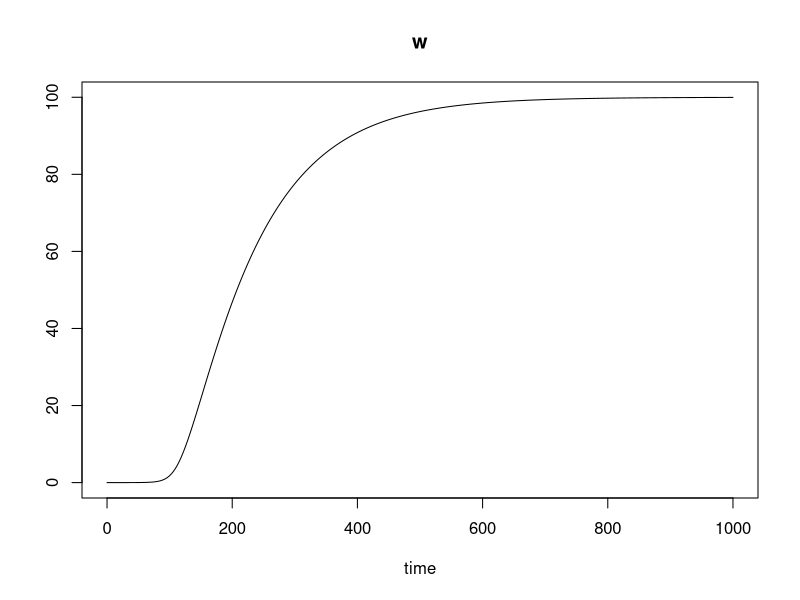
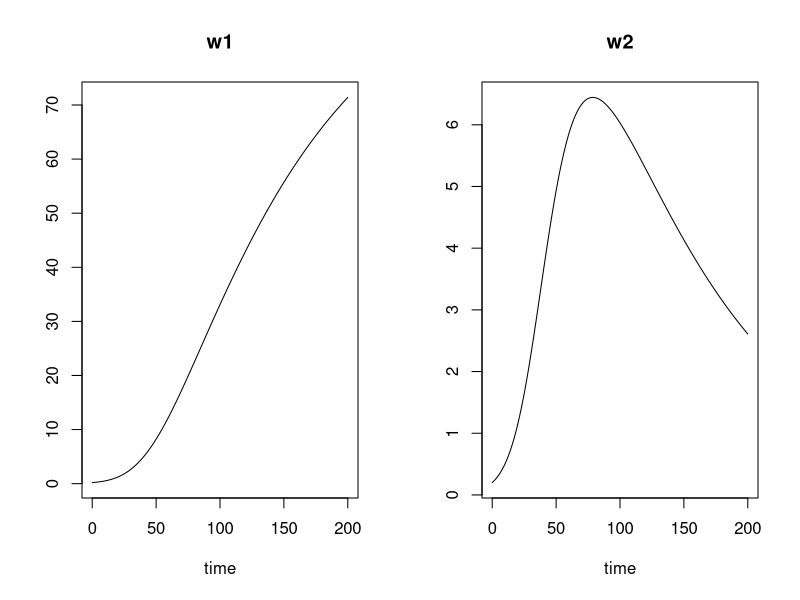

Write R code to recreate these figures, in order. (Note: this script raises an error after producing the figures.)
library(deSolve)

#test model
parameters <- c(a = -8/3, b = -10, c = 28)
state <- c(X = 1, Y = 1, Z = 1)
times <- seq(0, 100, by = 0.01)

Lorenz <- function(t, state, parameters){
	with(as.list(c(state, parameters)),{
		# rate of change
		dX <- a*X + Y*Z
		dY <- b* (Y - Z)
		dZ <- -X*Y + c*Y - Z

		#return rate of change
		list(c(dX, dY, dZ))
	})
}

out <- ode(y = state, times = times, func = Lorenz, parms = parameters)
head(out)




#test model
parameters <- c(k = 0.11, m = 0.01, g = 0.1, n = 1)
state <- c(w = 0.0001)
times <- seq(0, 1000, by = 0.01)
growth <- function(t, state, parameters){
	with(as.list(c(state, parameters)),{
		# rate of change
		dw <- ((k*w/(1 + g*w^n))) - m*w

		#return rate of change
		list(c(dw))
	})
}
out <- ode(y = state, times = times, func = growth, parms = parameters)

head(out)
plot(out)


# two plant growth model

parameters <- c(k = 0.11, m = 0.01, g = 0.1, n = 1, C = 0.99, q = 2)
state <- c(w1 = 0.20, w2 = 0.2)
times <- seq(0, 200, by = 0.1)
growth2 <- function(t, state, parameters){
	with(as.list(c(state, parameters)),{
		# rate of change
		dw1 <- (w1^q/(w1^q + C*w2^q))*(k*(w1+w2)/(1 + g*(w1+w2)^n)) - m*w1
		dw2 <- (C*(w2^q/(w1^q + C*w2^q)))*(k*(w1+w2)/(1 + g*(w1+w2)^n)) - m*w2

		#return rate of change
		list(c(dw1, dw2))
	})
}


out <- ode(y = state, times = times, func = growth2, parms = parameters)

head(out)
plot(out)

# two plant growth model nested
w <- w1 + w2
parameters1 <- c(k = 0.11, m = 0.01, g = 0.1, n = 1, C = 1, b = 25)
parameters2 <- c(k = 0.11, m = 0.01, g = 0.1, n = 1, C = 1, b = 10)
parameters3 <- c(k = 0.11, m = 0.01, g = 0.1, n = 1, C = 0.5, b = 25)
parameters4 <- c(k = 0.11, m = 0.01, g = 0.1, n = 1, C = 0.2, b = 10)
parameters5 <- c(k = 0.11, m = 0.01, g = 0.1, n = 1, C = 0.2, b = 25)
parameters6 <- c(k = 0.11, m = 0.01, g = 0.1, n = 1, C = 0.9, b = 25)
state <- c(w1 = 1, w2 = 1)
times <- seq(0, 1000, by = 0.1)

growth3 <- function(t, state, parameters){
	with(as.list(c(state, parameters)),{
		if ((1 - (b / (w1^(2/3) + w2^(2/3)))) >= 0)
			theta <- (1 - (b / (w1^(2/3) + w2^(2/3))))
		else 
			theta <- 0
		dw1 <- (w1/(w1 + C*theta*w2))*(k*w1/(1 + g*(w1^n))) - m*w1
		dw2 <- (w2/(w2 + (theta*w1)/C))*(k*w2/(1 + g*(w2^n))) - m*w2

		#return rate of change
		list(c(dw1, dw2))
	})
}
equal <- ode(y = state, times = times, func = growth3, parms = parameters1)
plot(equal)

equalclose <- ode(y = state, times = times, func = growth3, parms = parameters2)
plot(equalclose)

stable <- ode(y = state, times = times, func = growth3, parms = parameters3)
plot(stable)

unstable <- ode(y = state, times = times, func = growth3, parms = parameters4)
plot(unstable)

stable2 <- ode(y = state, times = times, func = growth3, parms = parameters5)
plot(stable2)

stable3 <- ode(y = state, times = times, func = growth3, parms = parameters6)
plot(stable3)



head(out)
plot(out)
head(equal)
library(ggplot2)
library(reshape2)

head(equal)
equal <- as.data.frame(equal)
head(equal)
equalmelt <- melt(equal, id.vars = "time")
head(equalmelt)

equalplot <- ggplot(equalmelt) + 
  geom_line(aes(x = time, y = value, color = variable), size = 3) +
  scale_colour_manual(values=c("black", "red"),
  	name ="Plant", labels=c("Plant 1", "Plant 2")) +
  xlab("Time") + ylab("Biomass") +
  theme(axis.title.x = element_text(face="bold", size=20),
           axis.text.x  = element_text(size=16),
           axis.title.y = element_text(face="bold", size=20),
           axis.text.y  = element_text(size=16))
equalplot

head(equalclose)
equalclose <- as.data.frame(equalclose)
head(equalclose)
equalclosemelt <- melt(equalclose, id.vars = "time")
head(equalclosemelt)

equalcloseplot <- ggplot(equalclosemelt) + 
  geom_line(aes(x = time, y = value, color = variable), size = 3) +
  scale_colour_manual(values=c("black", "red"),
  	name ="Plant", labels=c("Plant 1", "Plant 2")) +
  xlab("Time") + ylab("Biomass") +
  theme(axis.title.x = element_text(face="bold", size=20),
           axis.text.x  = element_text(size=16),
           axis.title.y = element_text(face="bold", size=20),
           axis.text.y  = element_text(size=16))
equalcloseplot


head(stable)
stable <- as.data.frame(stable)
head(stable)
stablemelt <- melt(stable, id.vars = "time")
head(stablemelt)

stableplot <- ggplot(stablemelt) + 
  geom_line(aes(x = time, y = value, color = variable), size = 3) +
  scale_colour_manual(values=c("black", "red"),
  	name ="Plant", labels=c("Plant 1", "Plant 2")) +
  xlab("Time") + ylab("Biomass") +
  theme(axis.title.x = element_text(face="bold", size=20),
           axis.text.x  = element_text(size=16),
           axis.title.y = element_text(face="bold", size=20),
           axis.text.y  = element_text(size=16))
stableplot

head(unstable)
unstable <- as.data.frame(unstable)
head(unstable)
unstablemelt <- melt(unstable, id.vars = "time")
head(unstablemelt)

unstableplot <- ggplot(unstablemelt) + 
  geom_line(aes(x = time, y = value, color = variable), size = 3) +
  scale_colour_manual(values=c("black", "red"),
  	name ="Plant", labels=c("Plant 1", "Plant 2")) +
  xlab("Time") + ylab("Biomass") +
  theme(axis.title.x = element_text(face="bold", size=20),
           axis.text.x  = element_text(size=16),
           axis.title.y = element_text(face="bold", size=20),
           axis.text.y  = element_text(size=16))
unstableplot


head(stable2)
stable2 <- as.data.frame(stable2)
head(stable2)
stable2melt <- melt(stable2, id.vars = "time")
head(stable2melt)

stable2plot <- ggplot(stable2melt) + 
  geom_line(aes(x = time, y = value, color = variable), size = 3) +
  scale_colour_manual(values=c("black", "red"),
  	name ="Plant", labels=c("Plant 1", "Plant 2")) +
  xlab("Time") + ylab("Biomass") +
  theme(axis.title.x = element_text(face="bold", size=20),
           axis.text.x  = element_text(size=16),
           axis.title.y = element_text(face="bold", size=20),
           axis.text.y  = element_text(size=16))
stable2plot

head(stable3)
stable3 <- as.data.frame(stable3)
head(stable3)
stable3melt <- melt(stable3, id.vars = "time")
head(stable3melt)

stable3plot <- ggplot(stable3melt) + 
  geom_line(aes(x = time, y = value, color = variable), size = 3) +
  scale_colour_manual(values=c("black", "red"),
  	name ="Plant", labels=c("Plant 1", "Plant 2")) +
  xlab("Time") + ylab("Biomass") +
  theme(axis.title.x = element_text(face="bold", size=20),
           axis.text.x  = element_text(size=16),
           axis.title.y = element_text(face="bold", size=20),
           axis.text.y  = element_text(size=16))
stable3plot

#######
#September
#######

parameters <- c(k = 0.11, m = 0.01, g = 0.1, n = 1, C = 1, q = 2)
parameters_n <- c(k = 0.11, m = 0.01, g = 0.1, n = 0.9, C = 1, q = 2)


parameters1 <- c(k = 0.11, m = 0.01, g = 0.1, n = 1, C = 1, b = 25)
parameters2 <- c(k = 0.11, m = 0.01, g = 0.1, n = 1, C = 1, b = 10)
parameters3 <- c(k = 0.11, m = 0.01, g = 0.1, n = 1, C = 0.5, b = 25)
parameters4 <- c(k = 0.11, m = 0.01, g = 0.1, n = 1, C = 0.2, b = 10)
parameters5 <- c(k = 0.11, m = 0.01, g = 0.1, n = 1, C = 0.2, b = 25)
parameters6 <- c(k = 0.11, m = 0.01, g = 0.1, n = 1, C = 0.9, b = 25)



state <- c(w1 = 0.20, w2 = 0.20)
times <- seq(0, 400, by = 1)
growth3 <- function(t, state, parameters){
  with(as.list(c(state, parameters)),{
    if ((1 - (b / (w1^(2/3) + w2^(2/3)))) >= 0)
      theta <- (1 - (b / (w1^(2/3) + w2^(2/3))))
    else 
      theta <- 0
    dw1 <- (w1/(w1 + C*theta*w2))*(k*w1/(1 + g*(w1^n))) - m*w1
    dw2 <- (w2/(w2 + (theta*w1)/C))*(k*w2/(1 + g*(w2^n))) - m*w2

    #return rate of change
    list(c(dw1, dw2))
  })
}


out <- ode(y = state, times = times, func = growth2, parms = parameters_n)
head(out)
plot(out)

growth5 <- function(t, state, parameters){
  with(as.list(c(state, parameters)),{
    if ((1 - (b / (w1^(2/3) + w2^(2/3)))) >= 0)
      theta <- (1 - (b / (w1^(2/3) + w2^(2/3))))
    else 
      theta <- 0
    dw1 <- (w1/(w1 + C1*theta*w2))*(k*w1/(1 + g1*(w1^n1))) - m1*w1
    dw2 <- (w2/(w2 + (theta*w1)/C1))*(k*w2/(1 + g2*(w2^n2))) - m2*w2

    #return rate of change
    list(c(dw1, dw2))
  })
}

parameters1 <- c(k = 0.11, m1 = 0.01, m2 = 0.01, g1 = 0.1, g2 = 0.1, n1 = 1, n2 = 1, C1 = 0.8, b = 30)
state <- c(w1 = 0.4, w2 = 0.1)
times <- seq(0, 1000, by = 1)
out <- ode(y = state, times = times, func = growth5, parms = parameters1)
head(out)
plot(out)
